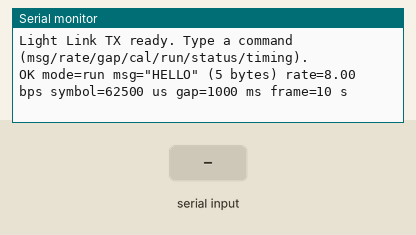
Recording of a sketch running on a simulated ESP32. On the bench: the last lines printed to the serial monitor. Inputs (shaded band) come from the test bench.

Above: at 1.2 s.
1.3 s: "msg 1\n" received over Serial
At 2.1 s:
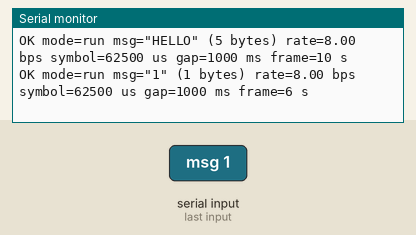
2.8 s: "rate 1\n" received over Serial
At 3.3 s:
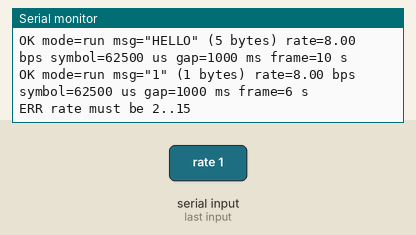
4.3 s: "cal 1\n" received over Serial
At 5.5 s:
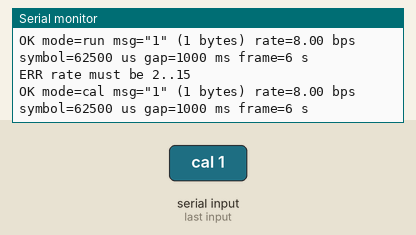
5.8 s: "msg\n" received over Serial
At 6.8 s:
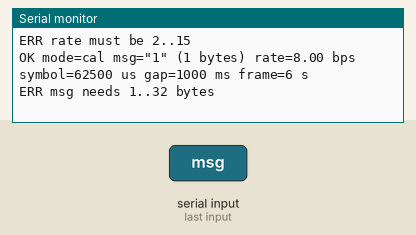
7.3 s: "timing\n" received over Serial
At 7.9 s:
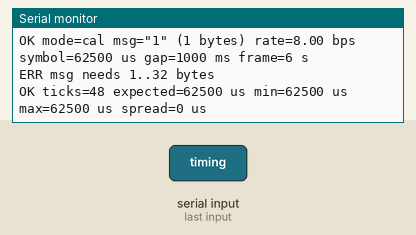
8.8 s: "reset\n" received over Serial
At 10.2 s:
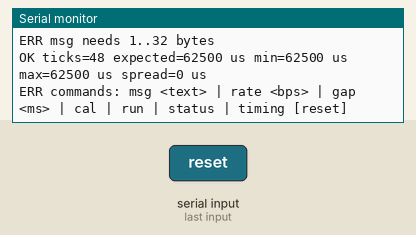

The sketch:

lightlink_tx.ino
```cpp
// Light Link P1 transmitter (ESP32). Blinks a light with Manchester on-off keying.
//
// Serial (115200 baud, newline terminated):
//   msg <text>   message to send (max 32 bytes)       rate <bps>   bit rate 2..15
//   gap <ms>     dark time between frames             cal          steady 1 Hz blink for camera tests
//   run          back to sending frames               status       show settings
//   timing       timer accuracy report (hardware self-test)   timing reset
//
// Bit timing comes from a hardware timer interrupt, never delay(), so the bit period does not
// wobble with Wi-Fi, serial or loop() activity.
#include <Arduino.h>
#include "protocol.h"

// ---- hardware config -------------------------------------------------------------------
// GPIO4 is the bright white flash LED on an ESP32-CAM: no wiring needed for a first test.
// For an external LED use e.g. GPIO13 with a 220 ohm resistor to GND.
// A laser module must be switched through a transistor (see README), never straight off a pin.
#define TX_PIN 4
#define ACTIVE_HIGH 1          // set to 0 for the red status LED on GPIO33 (active low)

// ---- defaults ---------------------------------------------------------------------------
static const float    DEFAULT_RATE = 8.0f;
static const uint32_t DEFAULT_GAP_MS = 1000;
static const char    *DEFAULT_MSG = "HELLO";
static const float    MIN_RATE = 2.0f, MAX_RATE = 15.0f;
static const uint32_t CAL_HALF_PERIOD_US = 500000;   // 1 Hz: 0.5 s on, 0.5 s off

enum Mode : uint8_t { MODE_FRAME, MODE_GAP, MODE_CAL };

static volatile Mode     mode = MODE_FRAME;
static uint8_t           frame[ll::MAX_FRAME_BYTES];
static volatile size_t   frameBytes = 0;
static volatile size_t   symIdx = 0, symTotal = 0;
static volatile uint32_t gapLeft = 0, gapSymbols = 0;
static volatile uint32_t calCount = 0, calHalfSyms = 1;
static volatile uint8_t  calLevel = 0;

// timing self-test, filled by the ISR
static volatile uint32_t lastUs = 0, minDt = 0xFFFFFFFF, maxDt = 0, ticks = 0;

static hw_timer_t *timer = nullptr;
static portMUX_TYPE mux = portMUX_INITIALIZER_UNLOCKED;

static char     message[ll::MAX_PAYLOAD + 1];
static float    bitRate = DEFAULT_RATE;
static uint32_t gapMs = DEFAULT_GAP_MS;
static uint32_t symbolUs() { return (uint32_t)(500000.0f / bitRate + 0.5f); }

static inline void drive(uint8_t on) { digitalWrite(TX_PIN, (on ? 1 : 0) == ACTIVE_HIGH ? HIGH : LOW); }

void IRAM_ATTR onTick() {
  portENTER_CRITICAL_ISR(&mux);
  uint32_t now = micros();
  if (lastUs) { uint32_t d = now - lastUs; if (d < minDt) minDt = d; if (d > maxDt) maxDt = d; }
  lastUs = now; ticks++;
  switch (mode) {
    case MODE_FRAME:
      drive(ll::symbol_at(frame, symIdx));
      if (++symIdx >= symTotal) { mode = MODE_GAP; gapLeft = gapSymbols; }
      break;
    case MODE_GAP:
      drive(0);
      if (gapLeft == 0 || --gapLeft == 0) { symIdx = 0; mode = MODE_FRAME; }
      break;
    case MODE_CAL:
      if (++calCount >= calHalfSyms) { calCount = 0; calLevel ^= 1; }
      drive(calLevel);
      break;
  }
  portEXIT_CRITICAL_ISR(&mux);
}

static void startTimer() {
  const uint32_t us = symbolUs();
#if defined(ESP_ARDUINO_VERSION_MAJOR) && ESP_ARDUINO_VERSION_MAJOR >= 3
  if (timer) timerEnd(timer);
  timer = timerBegin(1000000);                  // 1 MHz tick = 1 us resolution
  timerAttachInterrupt(timer, &onTick);
  timerAlarm(timer, us, true, 0);
#else
  if (timer) { timerAlarmDisable(timer); timerEnd(timer); }
  timer = timerBegin(0, 80, true);              // 80 MHz / 80 = 1 MHz
  timerAttachInterrupt(timer, &onTick, true);
  timerAlarmWrite(timer, us, true);
  timerAlarmEnable(timer);
#endif
}

// Rebuild frame + timing from the current settings and restart cleanly.
static void apply(bool calibrate) {
  uint8_t tmp[ll::MAX_FRAME_BYTES];
  size_t n = ll::build_frame((const uint8_t *)message, strlen(message), tmp);
  const uint32_t us = symbolUs();
  portENTER_CRITICAL(&mux);
  memcpy(frame, tmp, n);
  frameBytes = n; symTotal = ll::symbol_count(n); symIdx = 0;
  gapSymbols = (uint32_t)(((uint64_t)gapMs * 1000 + us / 2) / us);
  calHalfSyms = max<uint32_t>(1, CAL_HALF_PERIOD_US / us); calCount = 0; calLevel = 0;
  mode = calibrate ? MODE_CAL : MODE_FRAME;
  minDt = 0xFFFFFFFF; maxDt = 0; lastUs = 0; ticks = 0;
  portEXIT_CRITICAL(&mux);
  startTimer();
}

static void status() {
  Serial.printf("OK mode=%s msg=\"%s\" (%u bytes) rate=%.2f bps symbol=%u us gap=%u ms frame=%u s\n",
                mode == MODE_CAL ? "cal" : "run", message, (unsigned)strlen(message), bitRate,
                (unsigned)symbolUs(), (unsigned)gapMs,
                (unsigned)((symTotal * (uint64_t)symbolUs() + 999999) / 1000000));
}

static void handle(String line) {
  line.trim();
  if (!line.length()) return;
  String cmd = line, arg = "";
  int sp = line.indexOf(' ');
  if (sp > 0) { cmd = line.substring(0, sp); arg = line.substring(sp + 1); }
  bool cal = (mode == MODE_CAL);
  if (cmd == "msg") {
    if (arg.length() == 0 || arg.length() > ll::MAX_PAYLOAD) { Serial.println("ERR msg needs 1..32 bytes"); return; }
    strncpy(message, arg.c_str(), ll::MAX_PAYLOAD); message[ll::MAX_PAYLOAD] = 0;
    apply(cal); status();
  } else if (cmd == "rate") {
    float r = arg.toFloat();
    if (r < MIN_RATE || r > MAX_RATE) { Serial.println("ERR rate must be 2..15"); return; }
    bitRate = r; apply(cal); status();
  } else if (cmd == "gap") {
    long g = arg.toInt();
    if (g < 0 || g > 60000) { Serial.println("ERR gap 0..60000 ms"); return; }
    gapMs = g; apply(cal); status();
  } else if (cmd == "cal") { apply(true); status();
  } else if (cmd == "run") { apply(false); status();
  } else if (cmd == "status") { status();
  } else if (cmd == "timing") {
    if (arg == "reset") { portENTER_CRITICAL(&mux); minDt = 0xFFFFFFFF; maxDt = 0; lastUs = 0; ticks = 0; portEXIT_CRITICAL(&mux); Serial.println("OK"); return; }
    portENTER_CRITICAL(&mux); uint32_t mn = minDt, mx = maxDt, tk = ticks; portEXIT_CRITICAL(&mux);
    Serial.printf("OK ticks=%u expected=%u us min=%u us max=%u us spread=%d us\n", (unsigned)tk,
                  (unsigned)symbolUs(), (unsigned)mn, (unsigned)mx, (int)(mx - mn));
  } else {
    Serial.println("ERR commands: msg <text> | rate <bps> | gap <ms> | cal | run | status | timing [reset]");
  }
}

void setup() {
  pinMode(TX_PIN, OUTPUT);
  drive(0);
  Serial.begin(115200);
  strncpy(message, DEFAULT_MSG, ll::MAX_PAYLOAD); message[ll::MAX_PAYLOAD] = 0;
  apply(false);
  Serial.println("Light Link TX ready. Type a command (msg/rate/gap/cal/run/status/timing).");
  status();
}

void loop() {
  static String buf;
  while (Serial.available()) {
    char c = Serial.read();
    if (c == '\n' || c == '\r') { handle(buf); buf = ""; }
    else if (buf.length() < 80) buf += c;
  }
}
```

protocol.h
```cpp
// Light Link frame codec. Mirrors protocol/FRAME_SPEC.md and lightlink/protocol.py.
// Header-only and free of Arduino dependencies so tests can compile it on a PC.
#pragma once
#include <stddef.h>
#include <stdint.h>

namespace ll {

constexpr uint8_t  PREAMBLE_BYTE = 0xFF;    // all ones: Manchester square wave at the bit rate
constexpr uint16_t SYNC_WORD     = 0x2DD4;
constexpr size_t   MAX_PAYLOAD   = 32;
constexpr size_t   MAX_FRAME_BYTES = 1 + 2 + 1 + MAX_PAYLOAD + 1;
constexpr uint8_t  CRC_POLY      = 0x07;    // init 0x00, no reflection, no final xor

inline uint8_t crc8(const uint8_t *d, size_t n) {
  uint8_t crc = 0x00;
  for (size_t i = 0; i < n; i++) {
    crc ^= d[i];
    for (int b = 0; b < 8; b++) crc = (crc & 0x80) ? (uint8_t)((crc << 1) ^ CRC_POLY) : (uint8_t)(crc << 1);
  }
  return crc;
}

// Writes preamble, sync, length, payload, CRC into out (>= MAX_FRAME_BYTES). Returns the byte
// count, or 0 if the payload is too long.
inline size_t build_frame(const uint8_t *payload, size_t n, uint8_t *out) {
  if (n > MAX_PAYLOAD) return 0;
  size_t k = 0;
  out[k++] = PREAMBLE_BYTE;
  out[k++] = (uint8_t)(SYNC_WORD >> 8);
  out[k++] = (uint8_t)(SYNC_WORD & 0xFF);
  const size_t body = k;                   // CRC covers length byte + payload
  out[k++] = (uint8_t)n;
  for (size_t i = 0; i < n; i++) out[k++] = payload[i];
  out[k] = crc8(out + body, k - body);
  return k + 1;
}

// Manchester, MSB first: bit 1 -> ON,OFF ; bit 0 -> OFF,ON. Returns 1 for light on.
// Computed on the fly so the timer interrupt needs no big symbol buffer.
inline uint8_t symbol_at(const uint8_t *frame, size_t sym) {
  const size_t bit = sym >> 1;
  const uint8_t v = (frame[bit >> 3] >> (7 - (bit & 7))) & 1;
  return (sym & 1) ? (uint8_t)!v : v;
}

inline size_t symbol_count(size_t frame_bytes) { return frame_bytes * 16; }

}  // namespace ll
```

Measured:
- after the input at 1.3 s, the serial monitor: prints a new line at once (image 1)
- after the input at 2.8 s, the serial monitor: prints a new line at once (image 2)
- after the input at 4.3 s, the serial monitor: prints a new line at once (image 3)
- after the input at 5.8 s, the serial monitor: prints a new line at once (image 4)
- after the input at 7.3 s, the serial monitor: prints a new line at once (image 5)
- after the input at 8.8 s, the serial monitor: prints a new line at once (image 6)
